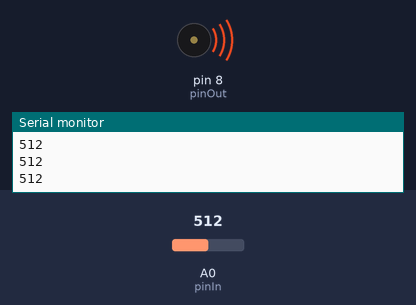
A sketch run on a simulated Arduino Uno, built with avr-gcc and run on an emulated ATmega328P. Shown: buzzer (waves = sounding), the last lines printed to the serial monitor. The test bench sets the inputs (shaded band); at power-on: A0 (pinIn) = 512.

Above: at 1.2 s.
1.3 s: A0 (pinIn) set to 492
At 2.0 s:
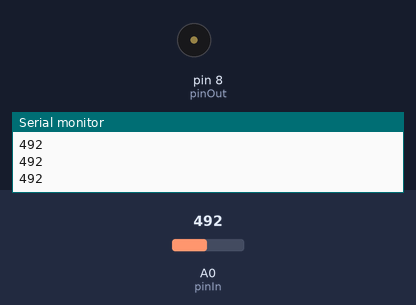
2.8 s: A0 (pinIn) set to 511
At 3.2 s:
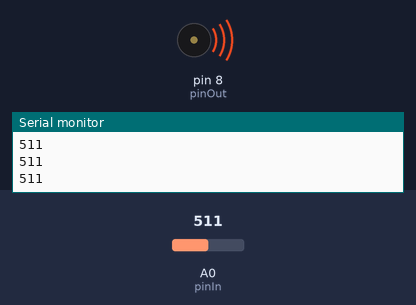
4.3 s: A0 (pinIn) set to 495
At 5.5 s:
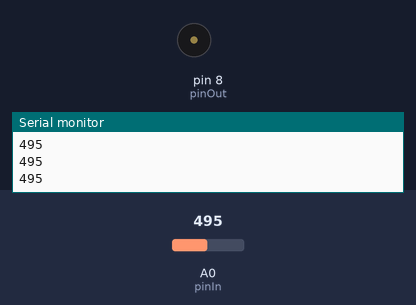
Timing chart, 0 to 7.3 s (numbered marks = the images above; inputs shaded):
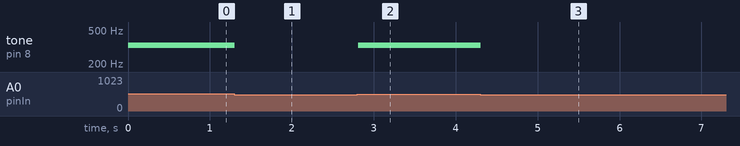

Measured:
- the behaviour switches between 505 and 504 on A0 (pinIn) (found by bisection; images 0 and 1)
- after the input at 1.3 s, tone on pin 8 (pinOut): 330 Hz → silent at once
- after the input at 2.8 s, tone on pin 8 (pinOut): silent → 330 Hz at once
- after the input at 4.3 s, tone on pin 8 (pinOut): 330 Hz → silent at once

The sketch:

keyboard.ino
```cpp
//int buttons[6];
//buttons[0] = 2;

int notes[] = {262,294,330,349};

int pinIn = A0;
int pinOut = 8;

void setup() {
  // put your setup code here, to run once:
  Serial.begin(9600);

}

void loop() {
  // put your main code here, to run repeatedly:
  int keyVal = analogRead(pinIn);
  Serial.println(keyVal);

  if (keyVal == 1023)
    tone(pinOut,notes[0]);
  else if(keyVal >=990 && keyVal <= 1010)
    tone(pinOut,notes[1]);
  else if (keyVal >= 505 && keyVal <= 515)
    tone(pinOut,notes[2]);
  else if (keyVal >= 5 && keyVal <= 10)
    tone(pinOut,notes[3]);
  else
    noTone(pinOut);

}
```
